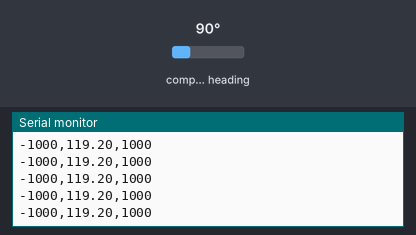
Bench run of a sketch on a simulated Arduino Uno, built with avr-gcc and run on an emulated ATmega328P. Parts: the last lines printed to the serial monitor. Inputs (shaded band) come from the test bench; at power-on: compass heading 90°.

Above: at 1.4 s.
1.5 s: compass heading set to 180°
At 2.2 s:
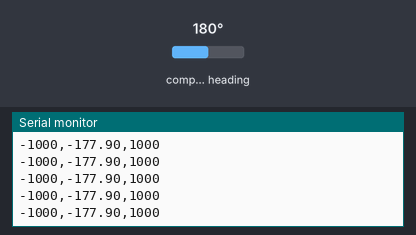
4.5 s: compass heading set to 7°
At 5.5 s:
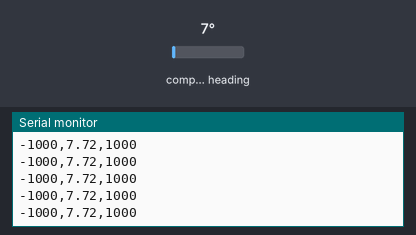
6.0 s: compass heading set to 90°
At 7.0 s:
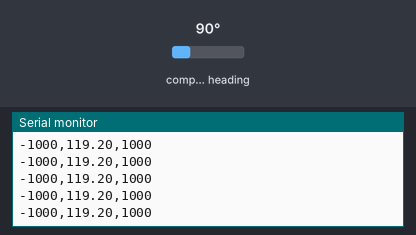
Timing chart, 0 to 9.0 s (numbered marks = the images above; inputs shaded):
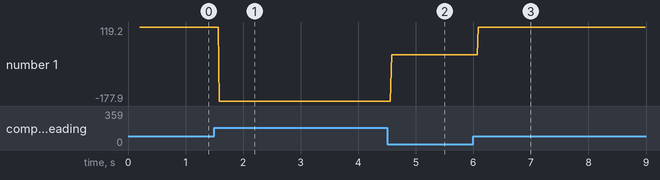

Measured:
- after the input at 1.5 s, the serial monitor: prints a new line after 0.09 s (image 1)
- after the input at 4.5 s, the serial monitor: prints a new line after 0.08 s (image 2)
- after the input at 6.0 s, the serial monitor: prints a new line after 0.08 s (image 3)
- plotted number 1: 119.2 → -177.9 after the input at 1.5 s, -177.9 → 7.72 after the input at 4.5 s, 7.72 → 119.2 after the input at 6.0 s

The sketch:

xyz.ino
```cpp
// (licence header left out)
#include <QMC5883LCompass.h>

QMC5883LCompass compass;
int xMax, xMin, yMax, yMin;
void setup() {
  Serial.begin(9600);
  compass.init();
  compass.read();
  int x, y, z;
  x = compass.getX();
  y = compass.getY();
  z = compass.getZ();
  delay(200);
  xMax = x;
  xMin = x;
  yMax = y;
  yMin = y;
}
int xhoge = -630;
int yhoge = -70;
void loop() {
  int x, y, z;

  // Read compass values
  compass.read();

  // Return XYZ readings
  x = compass.getX();
  y = compass.getY();
  z = compass.getZ();
  //xMax = max(x, xMax);
  //yMax = max(y, yMax);
  //xMin = min(x, xMin);
  //yMin = min(y, yMin);

  x += xhoge;
  y += yhoge;

  Serial.print(-1000);
  Serial.print(',');
  //Serial.print(atan(y / x) / M_PI * 180);
  Serial.print(atan2(y,x) / 3.14 * 180);
  Serial.print(",");
  //Serial.print(y);
  //Serial.print(",");
  /*Serial.print(xMax);
  Serial.print(',');
  Serial.print(xMin);
  Serial.print(',');
  Serial.print(yMax);
  Serial.print(',');
  Serial.print(yMin);
  Serial.print(',');
  /*
  Serial.print(x);
  Serial.print(',');
  Serial.print(y);
  Serial.print(',');
  Serial.print(z);
  Serial.print(',');
  //*/
  Serial.print(1000);
  Serial.println();
}
```
